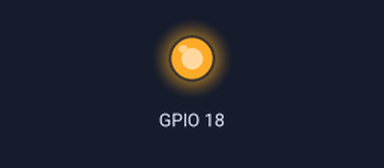
A program run on a simulated Raspberry Pi (BCM pin numbers). Parts: output pins drawn as LEDs (lit = HIGH). What the program prints to the terminal is not drawn. At 9.0 s the program stops and its outputs stay as they are.

Above: at 0.5 s.
At 5.0 s:
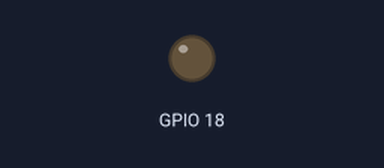
Timing chart, 0 to 6.9 s (numbered marks = the images above):
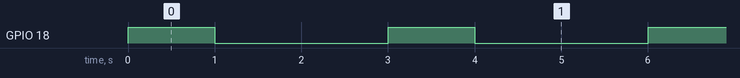

The program:

led.py
```python
import RPi.GPIO as GPIO
import time

GPIO.setmode(GPIO.BCM)
print "Use GPIO 18 to on/off LED"
GPIO.setup(18,GPIO.OUT)
GPIO.output(18, False)
count = 0

while count < 3:
	GPIO.output(18, True)
	time.sleep(1)
	GPIO.output(18, False)
	time.sleep(2)
	count += 1
print "LED Test End"
GPIO.cleanup()
```

Measured:
- by itself, GPIO 18: alternates HIGH for 1.0 s and LOW for 2.0 s, 6 changes in all, then stays LOW
